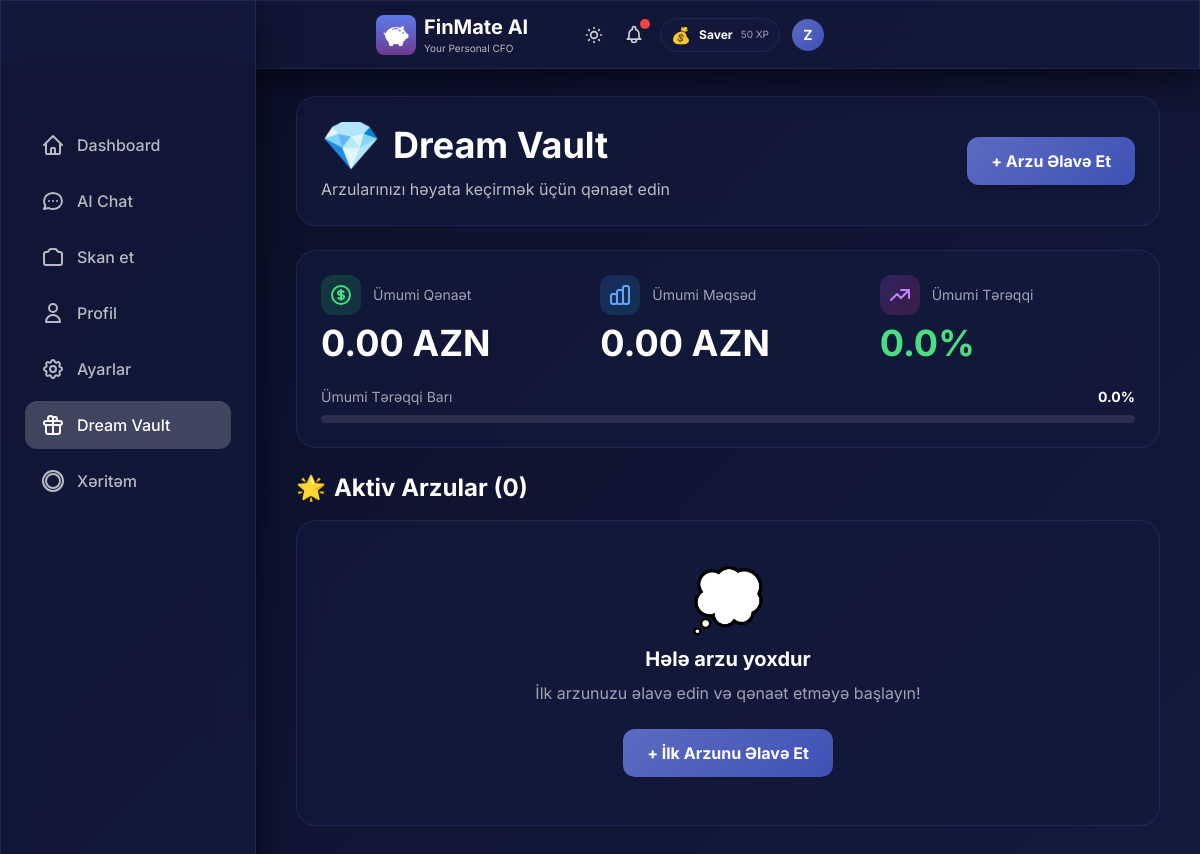
Before: /dream-vault (signed in) with the older database file.
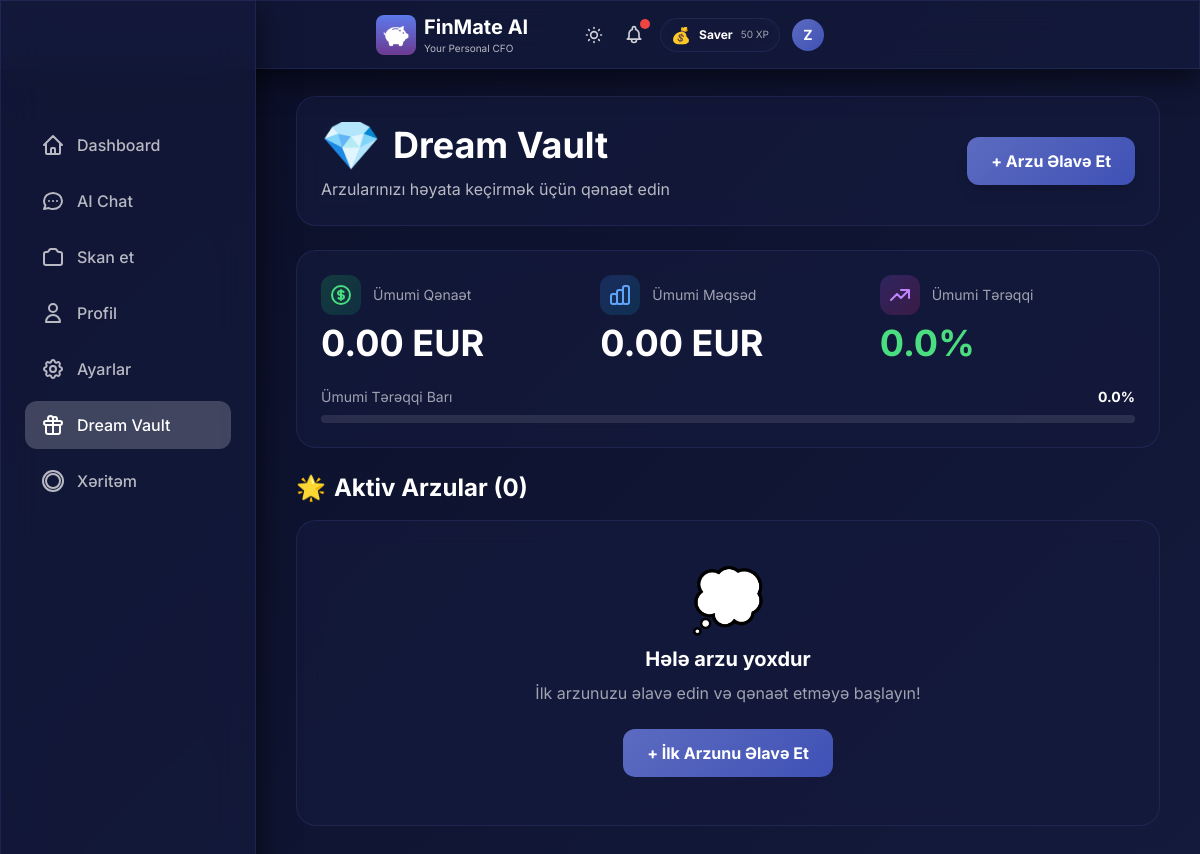
After: the same page with the newer database file.
### models.py (models this page shows, shortened)
class User(Base):
    __tablename__ = "users"
    id = Column(Integer, primary_key=True, index=True)
    username = Column(String, unique=True, index=True, nullable=False)
    password_hash = Column(String, nullable=True)  # Hashed password (nullable for demo user)
    monthly_income = Column(Float, nullable=True)  # Monthly salary/income
    monthly_budget = Column(Float, default=1000.0)
    xp_points = Column(Integer, default=0)
    level_title = Column(String, default="Rookie")
    preferred_language = Column(String, default="az")  # az, en, ru
    voice_enabled = Column(Boolean, default=True)
    daily_budget_limit = Column(Float, nullable=True)
    currency = Column(String, default="AZN")  # Display/Base currency
    personality_mode = Column(String, default="normal")  # normal, mom, strict
    is_premium = Column(Boolean, default=False)  # Premium subscription status
    readability_mode = Column(Boolean, default=False)  # Accessibility mode for vision-impaired users
    ai_name = Column(String, default="FinMate")  # Customizable AI name
    ai_attitude = Column(String, default="Professional")  # Strict, Funny, Sarcastic, Supportive
    ai_style = Column(String, default="Formal")  # Slang, Shakespearean, Dialect, Short
    ai_persona_mode = Column(String, default="Auto")  # Auto (behavioral profiling) or Manual
    login_streak = Column(Integer, default=0)
    last_login_date = Column(Date, nullable=True)
    created_at = Column(DateTime, default=datetime.utcnow)
    expenses = relationship("Expense", back_populates="user", cascade="all, delete-orphan")
    chat_messages = relationship("ChatMessage", back_populates="user", cascade="all, delete-orphan")
    xp_logs = relationship("XPLog", back_populates="user", cascade="all, delete-orphan")
    dreams = relationship("Dream", back_populates="user", cascade="all, delete-orphan")

### main.py (the view)
@app.get("/dream-vault", response_class=HTMLResponse)
async def dream_vault_page(request: Request, db: Session = Depends(get_db)):
    user = get_current_user(request, db)
    if not user:
        raise HTTPException(status_code=401, detail="Authentication required")
    dreams = db.query(Dream).filter(
        Dream.user_id == user.id,
        Dream.is_completed == False
    ).order_by(Dream.priority.desc(), Dream.created_at.desc()).all()
    completed_dreams = db.query(Dream).filter(
        Dream.user_id == user.id,
        Dream.is_completed == True
    ).order_by(Dream.updated_at.desc()).limit(5).all()
    total_saved = sum(dream.saved_amount for dream in dreams)
    total_target = sum(dream.target_amount for dream in dreams)
    return templates.TemplateResponse("dream_vault.html", {
        "request": request,
        "user": user,
        "dreams": dreams,
        "completed_dreams": completed_dreams,
        "total_saved": total_saved,
        "total_target": total_target,
        "now": datetime.utcnow(),
        "date_type": date_type,
        "max": max,
        "min": min
    })

### templates/dream_vault.html (shortened to what this page needs)
{% extends "base.html" %}
{% block extra_head %}
<link rel="stylesheet" href="/static/css/dream_vault.css">
{% endblock %}
{% block content %}
<div class="px-3 sm:px-4 md:px-6 pb-24 sm:pb-32">
    <div class="glass-card p-4 sm:p-6 mb-4 sm:mb-6 slide-up">
        <div class="flex flex-col sm:flex-row items-start sm:items-center justify-between gap-3 sm:gap-4">
            <div class="flex-1 min-w-0">
                <h1
                    class="text-2xl sm:text-3xl md:text-4xl font-bold text-white mb-1 sm:mb-2 flex items-center gap-2 sm:gap-3">
                    <span class="text-3xl sm:text-4xl md:text-5xl">💎</span>
                    <span class="truncate">Dream Vault</span>
                </h1>
                <p class="text-white/70 text-xs sm:text-sm md:text-base">
                    Arzularınızı həyata keçirmək üçün qənaət edin
                </p>
            </div>
            <button onclick="openAddDreamModal()"
                class="w-full sm:w-auto px-4 sm:px-6 py-2.5 sm:py-3 rounded-xl text-white text-sm sm:text-base font-bold hover:scale-105 transition shadow-lg whitespace-nowrap"
                style="background: linear-gradient(135deg, var(--accent-primary) 0%, var(--accent-secondary) 100%);">
                + Arzu Əlavə Et
            </button>
        </div>
    </div>
    {% include "partials/dream_stats.html" %}
    <div class="mb-4 sm:mb-6">
        <h2 class="text-xl sm:text-2xl font-bold text-white mb-3 sm:mb-4 flex items-center gap-2">
            <span class="text-xl sm:text-2xl">🌟</span>
            <span id="dreams-count" class="truncate">Aktiv Arzular ({{ dreams|length }})</span>
        </h2>
        <div id="dreams-list" class="grid grid-cols-1 md:grid-cols-2 lg:grid-cols-3 gap-4 sm:gap-6">
            {% if dreams %}
            {% for dream in dreams %}
            {% include "partials/dream_card.html" %}
            {% endfor %}
            {% else %}
            <div id="empty-dreams" class="glass-card p-6 sm:p-12 text-center col-span-full">
                <div class="text-4xl sm:text-6xl mb-3 sm:mb-4">💭</div>
                <h3 class="text-lg sm:text-xl font-bold text-white mb-2">Hələ arzu yoxdur</h3>
                <p class="text-white/60 text-sm sm:text-base mb-4 sm:mb-6">İlk arzunuzu əlavə edin və qənaət etməyə
                    başlayın!</p>
                <button onclick="openAddDreamModal()"
                    class="px-4 sm:px-6 py-2.5 sm:py-3 rounded-xl text-white text-sm sm:text-base font-bold hover:scale-105 transition"
                    style="background: linear-gradient(135deg, var(--accent-primary) 0%, var(--accent-secondary) 100%);">
                    + İlk Arzunu Əlavə Et
                </button>
            </div>
            {% endif %}
        </div>
    </div>
</div>
{% endblock %}

### templates/base.html (shortened to what the changed rows need)
<!DOCTYPE html>
<html lang="az" data-theme="dark">
<head>
    <link href="https://cdn.jsdelivr.net/npm/daisyui@4.4.19/dist/full.min.css" rel="stylesheet" type="text/css" />
    <script src="https://cdn.tailwindcss.com"></script>
    <script src="/static/js/tailwind-config.js"></script>
    <link rel="stylesheet" href="/static/css/base.css">
    {% block extra_head %}{% endblock %}
</head>
<body>
    <div class="glass fixed top-0 left-0 right-0 z-40 px-2 sm:px-4 py-2 sm:py-3">
        <div class="flex items-center justify-between max-w-md mx-auto">
            <div class="min-w-0 flex-1 flex items-center gap-2">
                <div class="min-w-0">
                    <h1 class="text-lg sm:text-xl font-bold text-white truncate">FinMate AI</h1>
                </div>
            </div>
            <div class="flex items-center gap-2 sm:gap-3 relative flex-shrink-0">
                {% if user and user.xp_points is defined %}
                <div
                    class="hidden sm:flex items-center gap-1.5 sm:gap-2 glass-card px-2 sm:px-2.5 py-0.5 sm:py-1 rounded-full">
                    <span class="text-sm sm:text-base">{% if user.level_title == 'Rookie' %}🌱{% elif user.level_title
                        == 'Saver'
                        %}💰{% elif user.level_title == 'Analyst' %}📊{% elif user.level_title == 'Manager' %}🎯{%
                        elif
                        user.level_title == 'CFO' %}👑{% else %}⭐{% endif %}</span>
                    <span class="text-[10px] sm:text-xs font-bold text-white hidden md:inline">{{ user.level_title
                        }}</span>
                    <span class="text-[9px] sm:text-[10px] text-white/60">{{ user.xp_points }} XP</span>
                </div>
                {% endif %}
                <div class="relative flex-shrink-0 group">
                    <button type="button" id="profile-dropdown-btn" class="relative focus:outline-none">
                        <div id="user-avatar"
                            class="w-7 h-7 sm:w-8 sm:h-8 rounded-full flex items-center justify-center text-white font-bold text-xs sm:text-sm transition-all duration-400 group-hover:scale-110 hover:scale-110"
                            style="background: linear-gradient(135deg, var(--accent-primary), var(--accent-secondary));">
                            {{ user.username[0].upper() if user else 'D' }}
                        </div>
                    </button>
                </div>
            </div>
        </div>
    </div>
    <div class="pt-24 pb-8 px-4">
        <div class="w-full lg:max-w-7xl mx-auto">
            {% block content %}{% endblock %}
        </div>
    </div>
</body>
</html>
</html>

### templates/partials/dream_stats.html (shortened to what this page needs)
<div id="dream-stats" class="glass-card p-4 sm:p-6 mb-4 sm:mb-6 slide-up" hx-get="/api/dream-stats"
    hx-trigger="dreamUpdated from:body" hx-swap="outerHTML" hx-indicator="#stats-loading">
    <div class="grid grid-cols-1 sm:grid-cols-3 gap-4 sm:gap-6">
        <div class="text-center sm:text-left relative">
            <div class="flex items-center justify-center sm:justify-start gap-2 sm:gap-3 mb-1.5 sm:mb-2">
                <div
                    class="w-8 h-8 sm:w-10 sm:h-10 rounded-xl bg-gradient-to-br from-green-500/20 to-emerald-600/20 flex items-center justify-center flex-shrink-0">
                </div>
                <p class="text-white/60 text-xs sm:text-sm">Ümumi Qənaət</p>
            </div>
            <p id="total-saved"
                class="text-2xl sm:text-3xl md:text-4xl font-bold text-white transition-all duration-500"
                data-value="{{ total_saved }}" data-initial="{{ " %.2f"|format(total_saved) }}">
                {{ "%.2f"|format(total_saved) }} {{ user.currency or 'AZN' }}
            </p>
        </div>
        <div class="text-center sm:text-left relative">
            <div class="flex items-center justify-center sm:justify-start gap-2 sm:gap-3 mb-1.5 sm:mb-2">
                <div
                    class="w-8 h-8 sm:w-10 sm:h-10 rounded-xl bg-gradient-to-br from-blue-500/20 to-cyan-600/20 flex items-center justify-center flex-shrink-0">
                </div>
                <p class="text-white/60 text-xs sm:text-sm">Ümumi Məqsəd</p>
            </div>
            <p id="total-target" class="text-2xl sm:text-3xl md:text-4xl font-bold text-white"
                data-value="{{ total_target }}" data-initial="{{ " %.2f"|format(total_target) }}">
                {{ "%.2f"|format(total_target) }} {{ user.currency or 'AZN' }}
            </p>
        </div>
        <div class="text-center sm:text-left relative">
            <div class="flex items-center justify-center sm:justify-start gap-2 sm:gap-3 mb-1.5 sm:mb-2">
                <div
                    class="w-8 h-8 sm:w-10 sm:h-10 rounded-xl bg-gradient-to-br from-purple-500/20 to-pink-600/20 flex items-center justify-center flex-shrink-0">
                    <svg class="w-5 h-5 sm:w-6 sm:h-6 text-purple-400" fill="none" stroke="currentColor"
                        viewBox="0 0 24 24">
                        <path stroke-linecap="round" stroke-linejoin="round" stroke-width="2"
                            d="M13 7h8m0 0v8m0-8l-8 8-4-4-6 6"></path>
                    </svg>
                </div>
                <p class="text-white/60 text-xs sm:text-sm">Ümumi Tərəqqi</p>
            </div>
            <p id="total-progress"
                class="text-2xl sm:text-3xl md:text-4xl font-bold text-green-400 transition-all duration-500"
                data-value="{{ (total_saved / total_target * 100) if total_target > 0 else 0 }}" data-initial="{{ "
                %.1f"|format((total_saved / total_target * 100) if total_target> 0 else 0) }}">
                {{ "%.1f"|format((total_saved / total_target * 100) if total_target > 0 else 0) }}%
            </p>
        </div>
    </div>
    <div class="mt-4 sm:mt-6">
        <div class="flex justify-between items-center mb-1.5 sm:mb-2">
            <span class="text-xs sm:text-sm text-white/60">Ümumi Tərəqqi Barı</span>
            <span class="text-xs sm:text-sm font-bold text-white" id="progress-text">
                {{ "%.1f"|format((total_saved / total_target * 100) if total_target > 0 else 0) }}%
            </span>
        </div>
        <div class="dream-progress-bar relative overflow-hidden">
        </div>
    </div>
</div>

Changed rows visible on the page:
changed User "Saver": currency "AZN" → "EUR"
